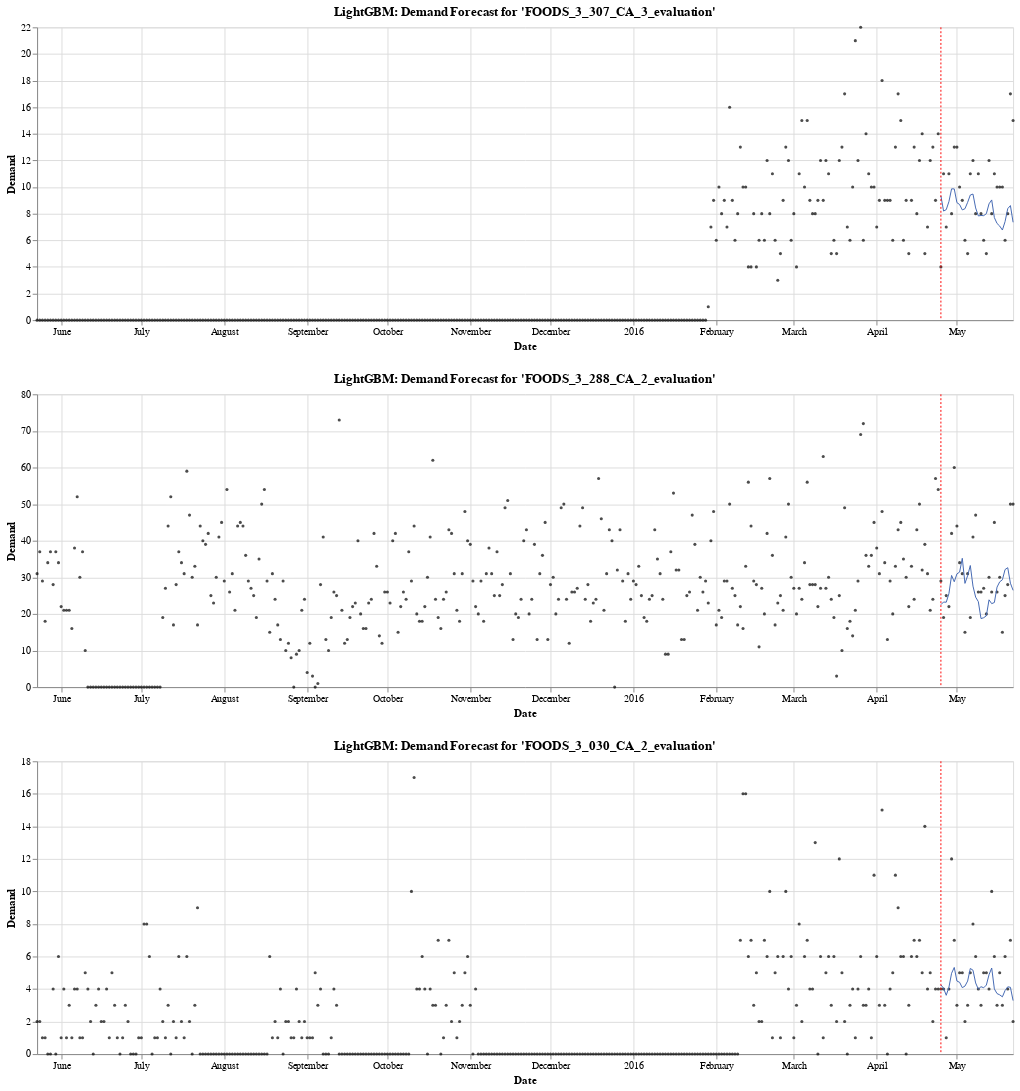

Notebook source saved alongside this figure:
### Code cell
best_perf_indices = eval_metrics["smape"].dropna().sort_values()[:3].index
plots = []

for index in best_perf_indices:
    plot_id = pd.Series(sampled_ids).iloc[index]

    y = (df_train_eval[df_train_eval["id"] == plot_id].loc[:, date_names]).T
    y.columns = ["y"]
    y = calendar.merge(y, left_on="d", right_index=True)[["date", "y"]]
    y["time"] = pd.to_datetime(y["date"])

    source = y.merge(predictions[plot_id].reset_index(), how="left").drop(["date"], axis=1)
    source.columns = ["y", "time", "fcst"]
    source["fcst_lower"] = np.nan
    source["fcst_upper"] = np.nan

    p = plot_forecast(
        source, test_steps, plot_id=plot_id, model_name="LightGBM", start_date="2015-05-23"
    )
    
    plots.append(p)
    
alt.VConcatChart(vconcat=plots)

### Figure 1 — Vega-Lite specification as saved in the notebook (floating-point values rounded to 4 significant figures; data arrays with more than 128 entries replaced by an {"elided": "..."} marker saying what was removed)
{"config": {"view": {"continuousWidth": 400, "continuousHeight": 300}}, "vconcat": [{"layer": [{"mark": {"type": "circle", "color": "#000000", "size": 10.0}, "encoding": {"tooltip": [{"type": "temporal", "field": "time"}, {"type": "quantitative", "field": "y"}], "x": {"type": "temporal", "axis": {"title": "Date"}, "field": "time"}, "y": {"type": "quantitative", "axis": {"title": "Demand"}, "field": "y"}}}, {"mark": {"type": "line", "color": "#4267B2", "size": 1.0}, "encoding": {"x": {"type": "temporal", "field": "time"}, "y": {"type": "quantitative", "field": "fcst"}}}, {"mark": {"type": "area", "color": "#4267B2", "opacity": 0.25}, "encoding": {"x": {"type": "temporal", "field": "time"}, "y": {"type": "quantitative", "field": "fcst_lower"}, "y2": {"field": "fcst_upper"}}}, {"data": {"name": "data-302bc33366dfe1498bc0394fc8325ea5"}, "mark": {"type": "rule", "color": "#FF0000", "size": 1.0, "strokeDash": [2, 2]}, "encoding": {"x": {"type": "temporal", "field": "time"}}}], "data": {"name": "data-ba7581fb14646d5bf1780e091c880566"}, "height": 300, "title": "LightGBM: Demand Forecast for 'FOODS_3_307_CA_3_evaluation'", "width": 1000}, {"layer": [{"mark": {"type": "circle", "color": "#000000", "size": 10.0}, "encoding": {"tooltip": [{"type": "temporal", "field": "time"}, {"type": "quantitative", "field": "y"}], "x": {"type": "temporal", "axis": {"title": "Date"}, "field": "time"}, "y": {"type": "quantitative", "axis": {"title": "Demand"}, "field": "y"}}}, {"mark": {"type": "line", "color": "#4267B2", "size": 1.0}, "encoding": {"x": {"type": "temporal", "field": "time"}, "y": {"type": "quantitative", "field": "fcst"}}}, {"mark": {"type": "area", "color": "#4267B2", "opacity": 0.25}, "encoding": {"x": {"type": "temporal", "field": "time"}, "y": {"type": "quantitative", "field": "fcst_lower"}, "y2": {"field": "fcst_upper"}}}, {"data": {"name": "data-302bc33366dfe1498bc0394fc8325ea5"}, "mark": {"type": "rule", "color": "#FF0000", "size": 1.0, "strokeDash": [2, 2]}, "encoding": {"x": {"type": "temporal", "field": "time"}}}], "data": {"name": "data-1ef48866b49af4893e52a8262a679b24"}, "height": 300, "title": "LightGBM: Demand Forecast for 'FOODS_3_288_CA_2_evaluation'", "width": 1000}, {"layer": [{"mark": {"type": "circle", "color": "#000000", "size": 10.0}, "encoding": {"tooltip": [{"type": "temporal", "field": "time"}, {"type": "quantitative", "field": "y"}], "x": {"type": "temporal", "axis": {"title": "Date"}, "field": "time"}, "y": {"type": "quantitative", "axis": {"title": "Demand"}, "field": "y"}}}, {"mark": {"type": "line", "color": "#4267B2", "size": 1.0}, "encoding": {"x": {"type": "temporal", "field": "time"}, "y": {"type": "quantitative", "field": "fcst"}}}, {"mark": {"type": "area", "color": "#4267B2", "opacity": 0.25}, "encoding": {"x": {"type": "temporal", "field": "time"}, "y": {"type": "quantitative", "field": "fcst_lower"}, "y2": {"field": "fcst_upper"}}}, {"data": {"name": "data-302bc33366dfe1498bc0394fc8325ea5"}, "mark": {"type": "rule", "color": "#FF0000", "size": 1.0, "strokeDash": [2, 2]}, "encoding": {"x": {"type": "temporal", "field": "time"}}}], "data": {"name": "data-fd920582952dc1d6ce9370e92ebad07f"}, "height": 300, "title": "LightGBM: Demand Forecast for 'FOODS_3_030_CA_2_evaluation'", "width": 1000}], "$schema": "https://vega.github.io/schema/vega-lite/v4.8.1.json", "datasets": {"data-ba7581fb14646d5bf1780e091c880566": {"elided": "366 records"}, "data-302bc33366dfe1498bc0394fc8325ea5": [{"time": "2016-04-25T00:00:00"}], "data-1ef48866b49af4893e52a8262a679b24": {"elided": "366 records"}, "data-fd920582952dc1d6ce9370e92ebad07f": {"elided": "366 records"}}}
